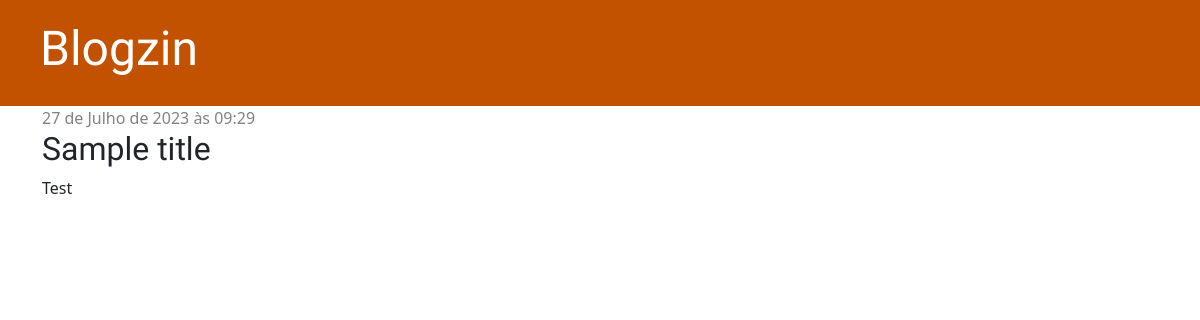
The page /post/1/ on the database as committed earlier.
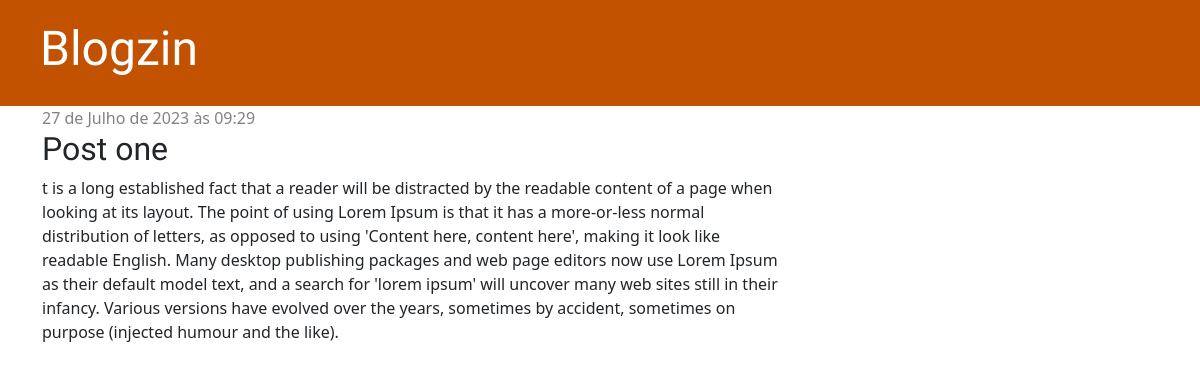
The same page on the database as committed later.
### blog/models.py (models this page shows, shortened)
class Post(models.Model):
    author = models.ForeignKey(settings.AUTH_USER_MODEL, on_delete=models.CASCADE)
    title = models.CharField(max_length=200)
    text = models.TextField()
    created_date = models.DateTimeField(default=timezone.now)
    published_date = models.DateTimeField(blank=True, null=True)

### blog/views.py (the view)
# urls.py: path('post/<int:pk>/', views.post_detail, name='post_detail'),
def post_detail(request, pk):
    post = get_object_or_404(Post, pk=pk)
    return render(request, "blog/post_detail.html", {"post":post})

### blog/templates/blog/post_detail.html (shortened to what this page needs)
{% extends 'blog/base.html' %}
{% block content %}
    <div class="post">
        {% if post.published_date %}
            <div class="date">
                {{ post.published_date }}
            </div>
        {% endif %}
        <h2>{{ post.title }}</h2>
        <p>{{ post.text|linebreaksbr }}</p>
        </div>
{% endblock %}

Rows that differ between the two databases and show on the page:
changed Post: title "Sample title" → "Post one"; text "Test" → "t is a long established fact that a reader will be distracted by the readable content of a page when looking at its layout. The point of using Lorem Ipsum is that it has a more-or-less normal distribution of letters, as opposed to using 'Content here, content here', making it look like readable English. Many desktop publishing packages and web page editors now use Lorem Ipsum as their default model text, and a search for 'lorem ipsum' will uncover many web sites still in their infancy. Various versions have evolved over the years, sometimes by accident, sometimes on purpose (injected humour and the like)."
